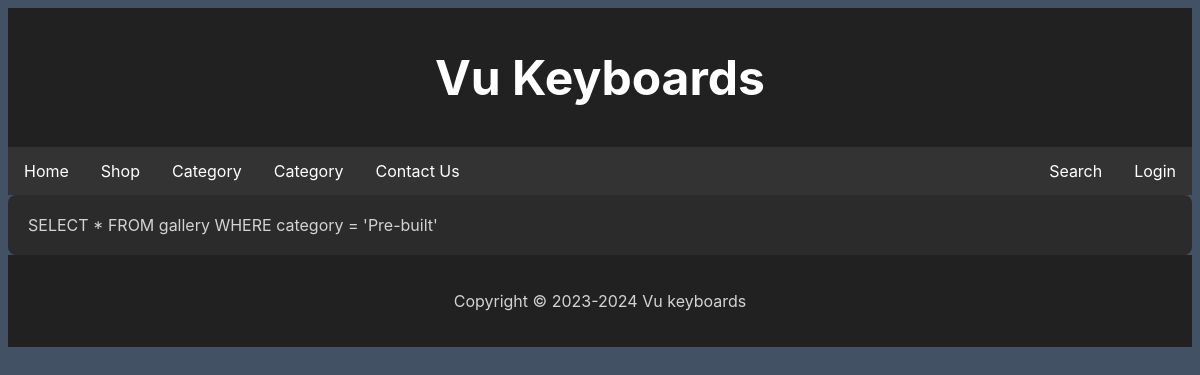
Before: /shop.php?category=Pre-built with the older database file.
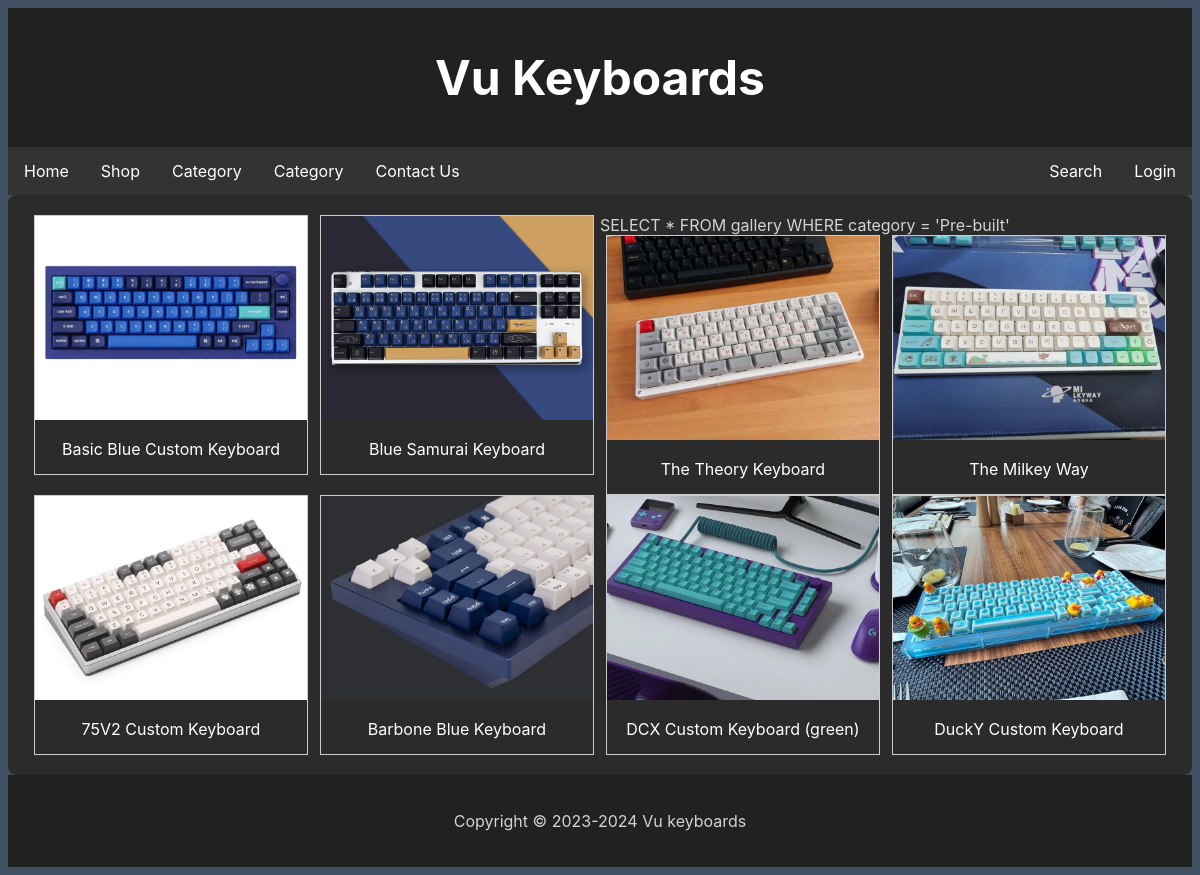
After: the same page with the newer database file.
### tables this page shows
CREATE TABLE `gallery` (
  `id` int(11) NOT NULL,
  `imgname` varchar(50) NOT NULL,
  `title` varchar(100) NOT NULL,
  `category` varchar(50) NOT NULL,
  `price` decimal(10,0) NOT NULL,
  `describtion` varchar(100) NOT NULL
);

### shop.php (the view, shortened to what this page needs)
<!DOCTYPE html>
<html lang="en">
<head>
<link href="css/style.css" rel="stylesheet" type="text/css">
</head>
<body>
<?php include 'header.php';?>
<div class="row">
  <div class="main">
      <?php
    require_once 'setup.php';
      if(isset($_GET['category'])) {
    $category = $_GET['category'];
    $query = "SELECT * FROM gallery WHERE category = '$category' ";
    $stmt = mysqli_prepare($conn, $query);
    print $query;
 mysqli_stmt_execute($stmt);
 $result = mysqli_stmt_get_result($stmt);
 if (mysqli_num_rows($result) > 0) {
        while ($row = mysqli_fetch_assoc($result)) {
    $imgname=$row['imgname'];
              $title=$row['title'];
            $id=$row['id'];
      ?>
      <div class="responsive">
      <div class="gallery">
  <a target="_blank" href="keyboard.php?id=<?php echo $id;?>">
    <img src="images/<?php echo $imgname;?>" alt="Keyboard 1" width="600" height="400">
  </a>
  <div class="desc"><?php echo $title;?></div>
</div>
      </div>
      <?php
        } }}
      ?>
</div>
    </div>
    <?php include 'footer.php';?>
</body>
</html>

### header.php (shortened to what this page needs)
  <div class="header">
  <h1>Vu Keyboards</h1>
</div>
    <div class="navbar">
        <a href="index.php">Home</a>
        <a href="shop.php">Shop</a>
          <div class="dropdown">
    <button class="dropbtn">Category
    </button>
  </div>
        <a href="category.php">Category</a>
        <a href="contact.php">Contact Us</a>
        <a href="login.php" class="right">Login</a>
        <a href="search.php" class="right">Search</a>
    </div>

### footer.php
<div class="footer">
    <?php
echo "<p>Copyright &copy; 2023-" . date("2024") . " Vu keyboards</p>";
?>
</div>

### CSS/style.css (style rules this page uses)
body { font-family: "Roboto", Arial, Helvetica, sans-serif; background-color: #1d1d1d; color: #d3d3d3; }
.header { padding: 40px 0; text-align: center; background: #212121; color: #ffffff; }
.header h1 { font-size: 48px; margin: 0; }
.navbar { overflow: hidden; background-color: #212121; }
.navbar a { float: left; display: block; color: #d3d3d3; text-align: center; padding: 14px 20px; text-decoration: none; }
.navbar a.right { float: right; }
* { box-sizing: border-box; }
.row { display: flex; flex-wrap: wrap; }
.main { flex: 70%; background-color: #2b2b2b; padding: 20px; border-radius: 8px; }
.footer { padding: 20px; text-align: center; background: #212121; color: #d3d3d3; }
* { box-sizing: border-box; font-family: -apple-system, BlinkMacSystemFont, "segoe ui", roboto, oxygen, ubuntu, cantarell, "fira sans", "droid sans", "helvetica neue", Arial, sans-serif; font-size: 16px; }
body { background-color: #435165; }
.navbar { overflow: hidden; background-color: #333; }
.navbar a { float: left; font-size: 16px; color: white; text-align: center; padding: 14px 16px; text-decoration: none; }
.dropdown { float: left; overflow: hidden; }
.dropdown .dropbtn { font-size: 16px; border: none; outline: none; color: white; padding: 14px 16px; background-color: inherit; font-family: inherit; margin: 0; }

### shop.php (style rules this page uses)
div.gallery { border: 1px solid #ccc; }
div.gallery img { width: 100%; height: auto; }
div.desc { padding: 15px; text-align: center; color: white; }
* { box-sizing: border-box; }
.responsive { padding: 0 6px; float: left; width: 24.99999%; }

Changed rows visible on the page:
now on this page (row edited): gallery: imgname (picture), title "Basic Blue Custom Keyboard"
now on this page (row edited): gallery: imgname (picture), title "Blue Samurai Keyboard"
now on this page (row edited): gallery: imgname (picture), title "The Theory Keyboard"
now on this page (row edited): gallery: imgname (picture), title "The Milkey Way"
added gallery: imgname (picture), title "75V2 Custom Keyboard"
added gallery: imgname (picture), title "Barbone Blue Keyboard"
added gallery: imgname (picture), title "DCX Custom Keyboard (green)"
added gallery: imgname (picture), title "DuckY Custom Keyboard"
